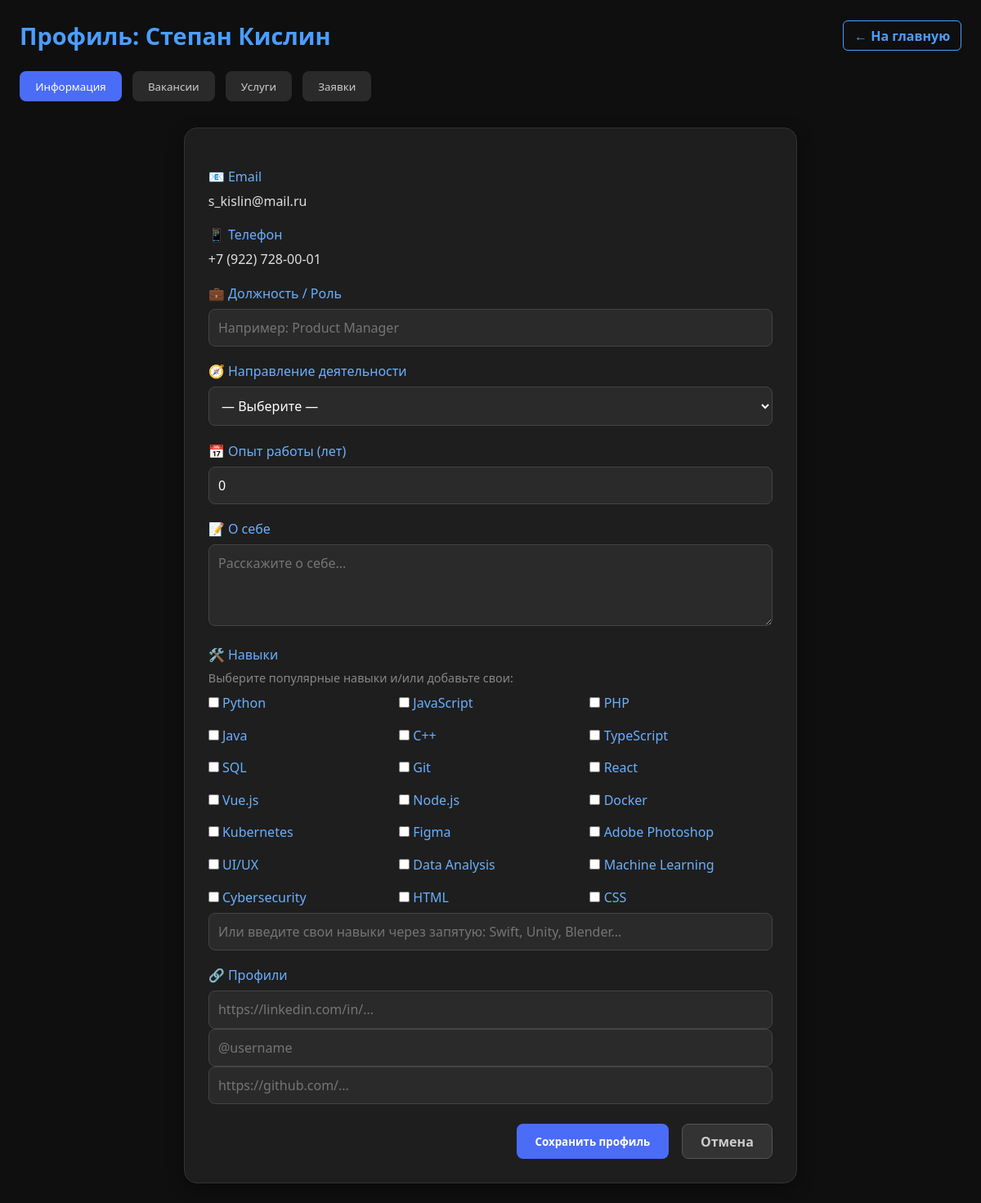
Screenshot of /src/pages/profile/profile.php?edit=profile (signed in) with the database file from the repository.
### tables this page shows
CREATE TABLE `users` (
  `id` int NOT NULL,
  `name` varchar(100) NOT NULL,
  `surname` varchar(100) NOT NULL,
  `patronymic` varchar(100) NOT NULL,
  `birth_date` date NOT NULL,
  `country` varchar(100) NOT NULL,
  `region` varchar(100) NOT NULL,
  `city` varchar(100) NOT NULL,
  `phone` varchar(20) NOT NULL,
  `email` varchar(150) NOT NULL,
  `password` varchar(255) NOT NULL,
  `created_at` timestamp NULL DEFAULT CURRENT_TIMESTAMP,
  `about` text,
  `skills` text,
  `direction` varchar(255) DEFAULT NULL,
  `role` varchar(255) DEFAULT NULL,
  `experience_years` tinyint UNSIGNED DEFAULT NULL,
  `linkedin` varchar(255) DEFAULT NULL,
  `telegram` varchar(255) DEFAULT NULL,
  `github` varchar(255) DEFAULT NULL
);

### src/pages/profile/profile.php (the view, shortened to what this page needs)
<?php
$user_id = (int)$_SESSION['user_id'];
$host = 'localhost';
$dbname = 'working';
$username = 'root';
$password = 'root';
try {
    $pdo = new PDO("mysql:host=$host;dbname=$dbname;charset=utf8", $username, $password);
    $pdo->setAttribute(PDO::ATTR_ERRMODE, PDO::ERRMODE_EXCEPTION);
} catch (PDOException $e) {
    die("Ошибка подключения к БД: " . htmlspecialchars($e->getMessage(), ENT_QUOTES, 'UTF-8'));
}
$stmt = $pdo->prepare("SELECT * FROM users WHERE id = ?");
$stmt->execute([$user_id]);
$user = $stmt->fetch(PDO::FETCH_ASSOC);
$user_skills_array = !empty($user['skills'])
    ? array_map('trim', explode(',', $user['skills']))
    : [];
$popular_skills = [
    'Python', 'JavaScript', 'PHP', 'Java', 'C++', 'TypeScript', 'SQL', 'Git',
    'React', 'Vue.js', 'Node.js', 'Docker', 'Kubernetes', 'Figma', 'Adobe Photoshop',
    'UI/UX', 'Data Analysis', 'Machine Learning', 'Cybersecurity', 'HTML', 'CSS'
];
?>
<!DOCTYPE html>
<html lang="ru">
<head>
</head>
<body>
<div class="header">
    <h1>Профиль: <?= htmlspecialchars($user['name'] . ' ' . $user['surname']) ?></h1>
    <a href="../main/main.php" class="back">← На главную</a>
</div>
<div class="tabs">
    <button class="tab-btn active" data-tab="info">Информация</button>
    <button class="tab-btn" data-tab="vacancies">Вакансии</button>
    <button class="tab-btn" data-tab="services">Услуги</button>
    <button class="tab-btn" data-tab="requests">Заявки</button>
</div>
<div id="info" class="tab-content active">
    <?php if (!empty($_GET['edit']) && $_GET['edit'] === 'profile'): ?>
        <div class="profile-card">
            <form method="POST" action="">
                <div class="form-group">
                    <label>📧 Email</label>
                    <div><?= htmlspecialchars($user['email']) ?></div>
                </div>
                <div class="form-group">
                    <label>📱 Телефон</label>
                    <div><?= htmlspecialchars($user['phone']) ?></div>
                </div>
                <div class="form-group">
                    <label>💼 Должность / Роль</label>
                    <input type="text" name="role" class="form-control" value="<?= htmlspecialchars($user['role'] ?? '') ?>" placeholder="Например: Product Manager">
                </div>
                <div class="form-group">
                    <label>🧭 Направление деятельности</label>
                    <select name="direction" class="form-control">
                        <option value="">— Выберите —</option>
                    </select>
                </div>
                <div class="form-group">
                    <label>📅 Опыт работы (лет)</label>
                    <input type="number" name="experience_years" class="form-control" value="<?= (int)($user['experience_years'] ?? 0) ?>" min="0" max="60">
                </div>
                <div class="form-group">
                    <label>📝 О себе</label>
                    <textarea name="about" class="form-control" placeholder="Расскажите о себе..."><?= htmlspecialchars($user['about'] ?? '') ?></textarea>
                </div>
                <div class="form-group">
                    <label>🛠️ Навыки</label>
                    <p style="color:#888; font-size:0.9rem; margin-bottom:0.6rem;">Выберите популярные навыки и/или добавьте свои:</p>
                    <div class="skills-checklist">
                        <?php foreach ($popular_skills as $skill): ?>
                            <label class="skill-checkbox">
                                <input type="checkbox" name="skills[]" value="<?= htmlspecialchars($skill) ?>"
                                    <?= in_array($skill, $user_skills_array) ? 'checked' : '' ?>>
                                <?= htmlspecialchars($skill) ?>
                            </label>
                        <?php endforeach; ?>
                    </div>
                    <input type="text" name="custom_skills" class="form-control"
                        placeholder="Или введите свои навыки через запятую: Swift, Unity, Blender..."
                        value="">
                </div>
                <div class="form-group">
                    <label>🔗 Профили</label>
                    <input type="url" name="linkedin" class="form-control" value="<?= htmlspecialchars($user['linkedin'] ?? '') ?>" placeholder="https://linkedin.com/in/...">
                    <input type="text" name="telegram" class="form-control" value="<?= htmlspecialchars($user['telegram'] ?? '') ?>" placeholder="@username">
                    <input type="url" name="github" class="form-control" value="<?= htmlspecialchars($user['github'] ?? '') ?>" placeholder="https://github.com/...">
                </div>
                <div class="form-actions">
                    <button type="submit" name="save_profile" class="btn btn-primary">Сохранить профиль</button>
                    <a href="?tab=info" class="btn btn-secondary">Отмена</a>
                </div>
            </form>
        </div>
    <?php endif; ?>
</div>
</body>
</html>

### src/pages/profile/profile.php (style rules this page uses)
* { margin: 0; padding: 0; box-sizing: border-box; font-family: 'Segoe UI', system-ui, sans-serif; }
body { background: #0f0f0f; color: #e0e0e0; padding: 1.5rem; min-height: 100vh; }
.header { display: flex; justify-content: space-between; align-items: center; margin-bottom: 1.5rem; flex-wrap: wrap; gap: 1rem; }
.header h1 { color: #4a9eff; font-size: 1.8rem; font-weight: 600; }
.back { color: #4a9eff; text-decoration: none; font-weight: 600; padding: 0.4rem 0.8rem; border: 1px solid #4a9eff; border-radius: 6px; transition: all 0.2s; }
.tabs { display: flex; gap: 0.8rem; margin: 1rem 0 2rem; flex-wrap: wrap; }
.tab-btn { padding: 0.6rem 1.2rem; background: #2a2a2a; border: none; color: #ccc; border-radius: 8px; cursor: pointer; transition: all 0.2s; font-weight: 500; }
.tab-btn.active { background: #4a6cf7; color: white; }
.tab-content { display: none; }
.tab-content.active { display: block; animation: fadeIn 0.3s ease; }
.profile-card { max-width: 750px; margin: 0 auto; background: #1e1e1e; border-radius: 16px; padding: 1.8rem; box-shadow: 0 6px 20px rgba(0,0,0,0.4); border: 1px solid #333; }
.form-group { margin: 1.2rem 0; }
.form-group label { display: block; margin-bottom: 0.5rem; color: #6ab0ff; font-weight: 500; }
.form-control { width: 100%; padding: 0.7rem; background: #2a2a2a; border: 1px solid #444; border-radius: 8px; color: white; font-size: 1rem; }
textarea.form-control { min-height: 100px; resize: vertical; }
.skills-checklist { display: grid; grid-template-columns: repeat(auto-fill, minmax(180px, 1fr)); gap: 0.6rem; margin-top: 0.5rem; }
.skill-checkbox { display: flex; align-items: center; gap: 0.5rem; color: #ccc; }
.skill-checkbox input { accent-color: #4a6cf7; }
.form-actions { display: flex; gap: 1rem; margin-top: 1.5rem; justify-content: flex-end; }
.btn { padding: 0.6rem 1.4rem; border-radius: 8px; font-weight: 600; cursor: pointer; transition: all 0.2s; text-decoration: none; display: inline-block; text-align: center; }
.btn-primary { background: #4a6cf7; color: white; border: none; }
.btn-secondary { background: #333; color: #ccc; border: 1px solid #555; }

### rows the page displays
users: name+surname "Степан Кислин", email "s_kislin@mail.ru", phone "+7 (922) 728-00-01", experience_years "0"

### other values shown
$skill "Python"
$skill "JavaScript"
$skill "PHP"
$skill "Java"
$skill "C++"
$skill "TypeScript"
$skill "SQL"
$skill "Git"
$skill "React"
$skill "Vue.js"
$skill "Node.js"
$skill "Docker"
$skill "Kubernetes"
$skill "Figma"
$skill "Adobe Photoshop"
